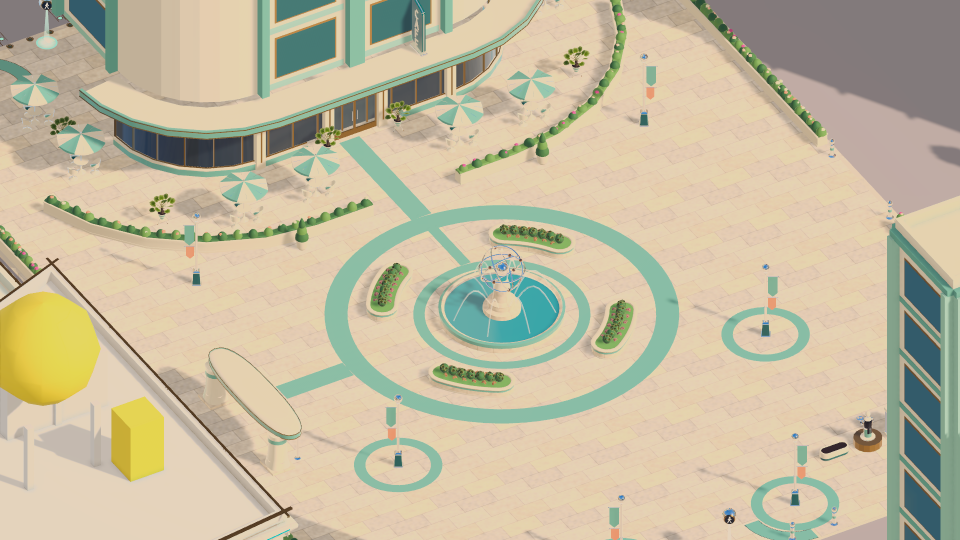
#> input picture briefs/008/perf/pass2/warmth/honest/editor-old-home.png, 1920 x 1080 px, found by its file name (shown at 1/2 size); the run also reads 2 pictures not shown here
$ python compare.py editor-new-home.png
#> lines starting #> are read from the running program, lines starting #| are printed output that depends on the picture; after the words box and inside, x2 and y2 are one past the last pixel; in counts of white or black regions, pixels touching at a corner belong together
# Glint's done-check for honest Editor frames (glint-ruling.md): new Editor vs player on Latch's compare.txt regions.
# Pass: every region within 2 levels per channel; sun paving R median >= 235; sun paving R-B within 2 of the player.
# Usage: python3 -I compare.py <dir with editor-old-home.png, editor-new-home.png, player-home.png>
import sys, numpy as np
from PIL import Image
d = sys.argv[1]
L = lambda n: np.asarray(Image.open(f"{d}/{n}").convert("RGB")).astype(float)
O, N, P = L("editor-old-home.png"), L("editor-new-home.png"), L("player-home.png")
regions = [("sun: square paving", (500, 560, 800, 700)), ("sun: cafe front", (300, 150, 700, 330)),
           ("shade: east block shadow on paving", (1500, 60, 1750, 260)), ("shade: east block face", (1800, 500, 1900, 1000)),
           ("whole frame", (0, 0, 1920, 1080))]
f = lambda v: "[" + ", ".join(f"{x:.1f}" for x in v) + "]"
ok = True
print("region (x0,y0)-(x1,y1) | old Editor mean RGB | new Editor mean RGB | player mean RGB | new - player | R-B old / new / player")
for name, (x0, y0, x1, y1) in regions:
    o, n, p = (A[y0:y1, x0:x1].reshape(-1, 3).mean(0) for A in (O, N, P))
    dlt = n - p
    within = bool(np.all(np.abs(dlt) <= 2.0))
    ok &= within
    print(f"{name} ({x0},{y0})-({x1},{y1}) | {f(o)} | {f(n)} | {f(p)} | {f(dlt)} {'ok' if within else 'OVER 2'} | {o[0]-o[2]:.1f} / {n[0]-n[2]:.1f} / {p[0]-p[2]:.1f}")
#> this loop made 5 passes
#> (o, n, p, dlt) on passes 1 to 5: ([205.2, 197.8, 166.9], [210.3, 196.9, 164.9], [209.9, 196.8, 164.5], [0.338, 0.0973, 0.44]), ([169.5, 163.5, 140], [172.8, 162.4, 137.9], [172.4, 162.1, 137.2], [0.408, 0.27, 0.61]), ([158, 146.7, 136.6], [158.4, 146.7, 136.3], [157.9, 146.6, 135.7], [0.433, 0.115, 0.618]), ([108, 130.4, 123.3], [107.7, 130.4, 123], [106.9, 129.6, 121.5], [0.779, 0.8, 1.52]), ([196.4, 187.2, 159.7], [201.4, 186.4, 157.1], [201, 186.2, 156.7], [0.396, 0.162, 0.48])
#| sun: square paving (500,560)-(800,700) | [205.2, 197.8, 166.9] | [210.3, 196.9, 164.9] | [209.9, 196.8, 164.5] | [0.3, 0.1, 0.4] ok | 38.3 / 45.4 / 45.5
#| sun: cafe front (300,150)-(700,330) | [169.5, 163.5, 140.0] | [172.8, 162.4, 137.9] | [172.4, 162.1, 137.2] | [0.4, 0.3, 0.6] ok | 29.4 / 35.0 / 35.2
#| shade: east block shadow on paving (1500,60)-(1750,260) | [158.0, 146.7, 136.6] | [158.4, 146.7, 136.3] | [157.9, 146.6, 135.7] | [0.4, 0.1, 0.6] ok | 21.4 / 22.1 / 22.3
#| shade: east block face (1800,500)-(1900,1000) | [108.0, 130.4, 123.3] | [107.7, 130.4, 123.0] | [106.9, 129.6, 121.5] | [0.8, 0.8, 1.5] ok | -15.3 / -15.4 / -14.6
#| whole frame (0,0)-(1920,1080) | [196.4, 187.2, 159.7] | [201.4, 186.4, 157.1] | [201.0, 186.2, 156.7] | [0.4, 0.2, 0.5] ok | 36.7 / 44.3 / 44.4
#> after the loop, ok = True
# "sun paving" for the median and R-B checks = Glint's plateau: the pixels the old Editor path clipped to R 228-230
m = (O[..., 0] >= 228) & (O[..., 0] <= 230)
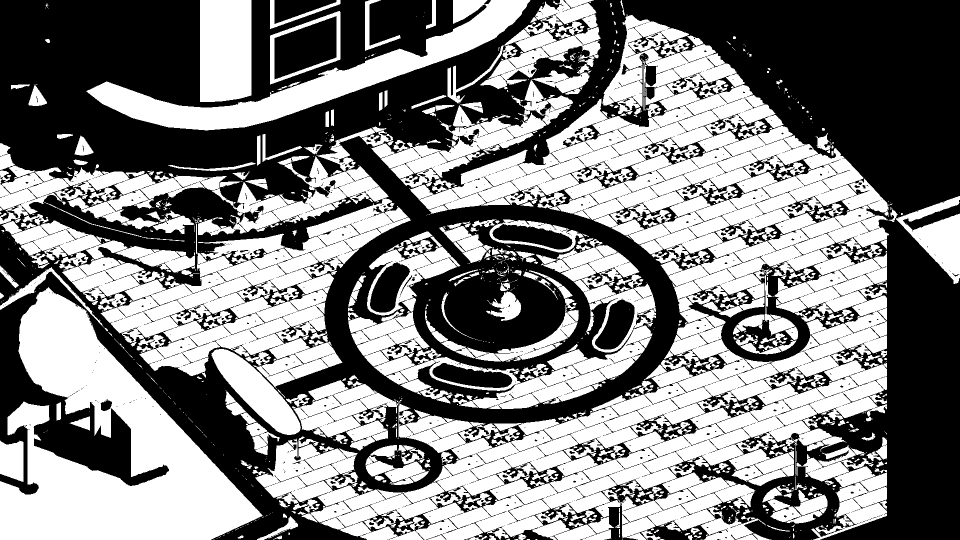
#> m: shape (1080, 1920) bool (shown at 1/2 size); 50.6% white; 2078 black regions (1842 under 20 px), largest, box (x1, y1, x2, y2) and area: (0, 0, 1920, 1080) 912277, (1370, 511, 1749, 797) 22043, (549, 32, 673, 159) 10257
med = lambda A: np.median(A[m][:, 0])
rb = lambda A: (A[m][:, 0] - A[m][:, 2]).mean()
c2 = med(N) >= 235; c3 = abs(rb(N) - rb(P)) <= 2
#> after `c2 = med(N) >= 235`: c2 = True
#> after `c3 = abs(rb(N) - rb(P)) <= 2`: c3 = True
print(f"sun paving = the old Editor's R 228-230 plateau, {m.mean()*100:.1f} % of the frame")
#| sun paving = the old Editor's R 228-230 plateau, 50.6 % of the frame
print(f"sun paving R median: old {med(O):.0f}, new {med(N):.0f}, player {med(P):.0f} -> {'ok' if c2 else 'UNDER 235'} (>= 235)")
#| sun paving R median: old 229, new 238, player 238 -> ok (>= 235)
print(f"sun paving R-B: old {rb(O):.1f}, new {rb(N):.1f}, player {rb(P):.1f} -> new - player {rb(N)-rb(P):+.1f} {'ok' if c3 else 'OVER 2'}")
#| sun paving R-B: old 54.9, new 69.3, player 69.1 -> new - player +0.2 ok
print(f"per-pixel mean |new - player| (R, G, B): {f(np.abs(N - P).reshape(-1, 3).mean(0))}; |old - player|: {f(np.abs(O - P).reshape(-1, 3).mean(0))}")
#| per-pixel mean |new - player| (R, G, B): [0.5, 0.3, 0.7]; |old - player|: [6.0, 1.5, 3.4]
for name, A in (("old", O), ("new", N), ("player", P)):
    print(f"{name}: R >= 240 {np.mean(A[...,0] >= 240)*100:.1f} %, R >= 246 {np.mean(A[...,0] >= 246)*100:.1f} %, max R {A[...,0].max():.0f}")
#> this loop made 3 passes
#> name on passes 1 to 3: 'old', 'new', 'player'
#| old: R >= 240 0.0 %, R >= 246 0.0 %, max R 235
#| new: R >= 240 21.9 %, R >= 246 9.1 %, max R 254
#| player: R >= 240 20.8 %, R >= 246 8.6 %, max R 255
print("PASS" if ok and c2 and c3 else "FAIL")
#| PASS
